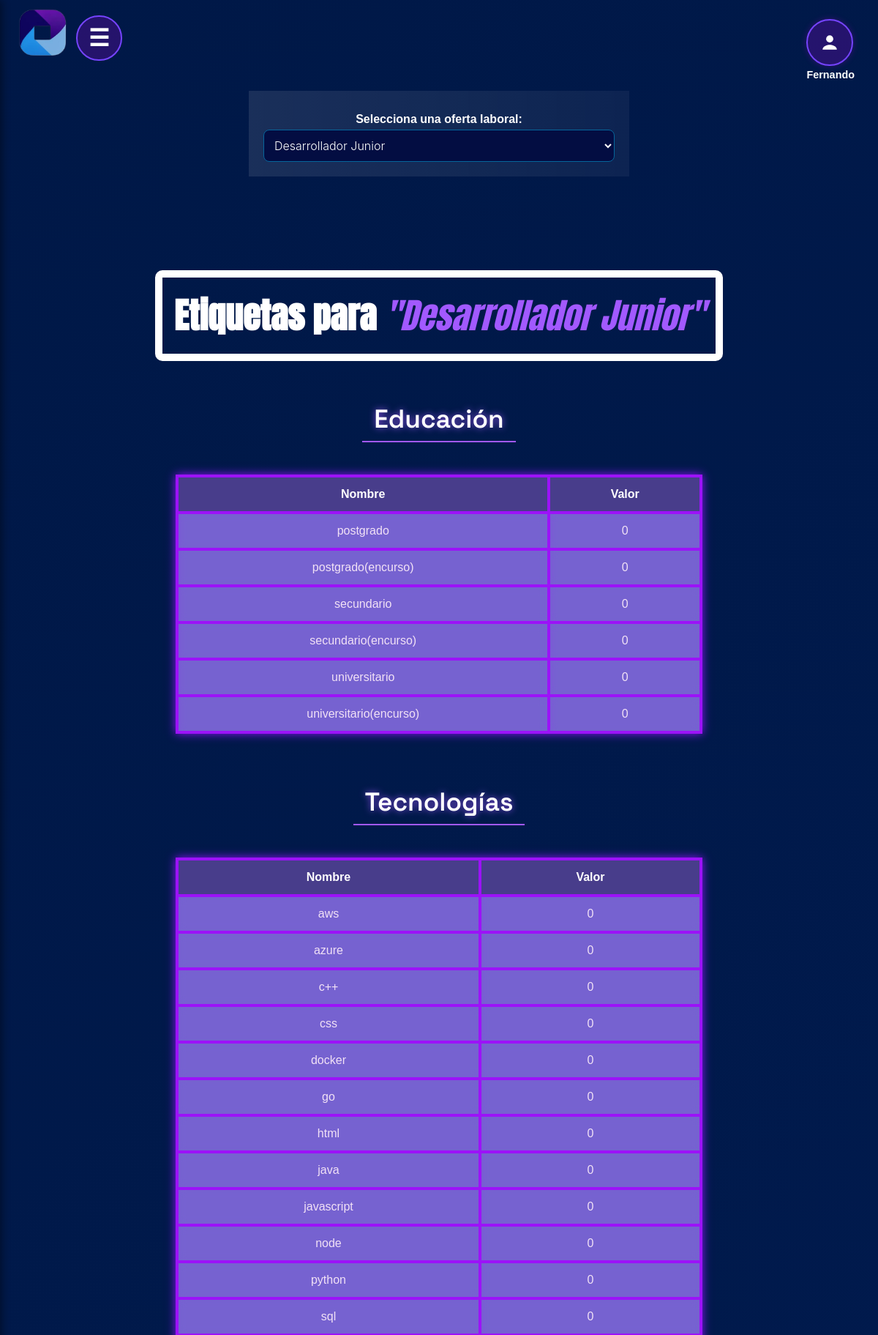
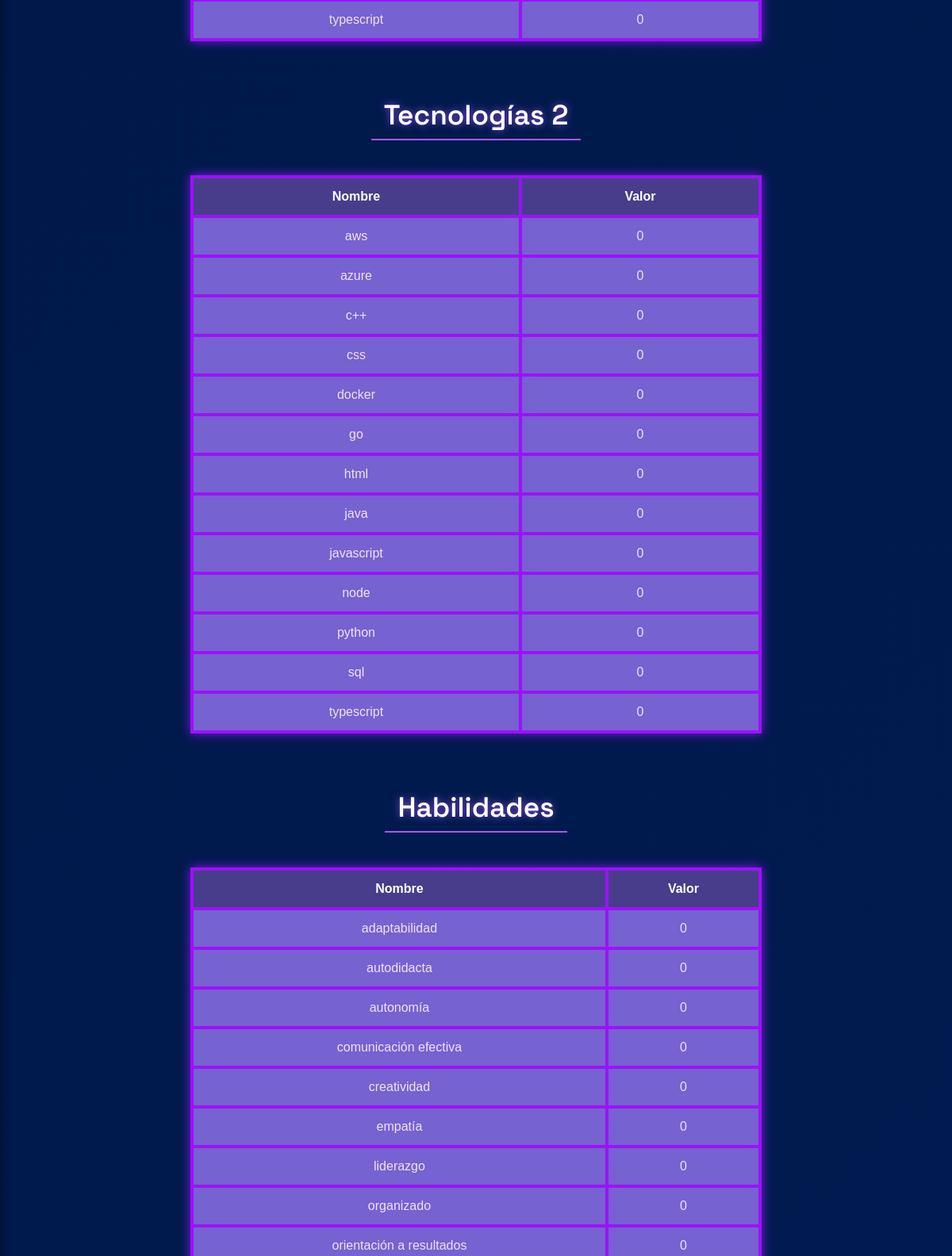
/etiquetas (signed in, upper part), run on the app's committed database (2 pictures, top to bottom).
### app.py (models this page shows)
class OfertaLaboral(db.Model):
    __tablename__ = "oferta_laboral"
    idOfer = db.Column(db.Integer, primary_key=True, autoincrement=True)
    nombre = db.Column(db.String(200), nullable=False, unique=True)
    fecha_cierre = db.Column(db.DateTime, nullable=False)
    max_candidatos = db.Column(db.Integer, nullable=False)
    cant_candidatos = db.Column(db.Integer, nullable=False, default=0)
    remuneracion = db.Column(db.String(50), nullable=False)
    beneficio = db.Column(db.String(200), nullable=True)
    estado = db.Column(db.String(50), nullable=False, default="Activa")
    modalidad = db.Column(db.String(20), nullable=False)
    usuario_responsable = db.Column(db.String(100), nullable=False)
    postulaciones = db.relationship("Postulacion", back_populates="oferta", cascade="all, delete-orphan", lazy=True)
    educaciones = db.relationship("OfertaEducacion", back_populates="oferta", lazy=True)
    tecnologias = db.relationship("OfertaTecnologia", back_populates="oferta", lazy=True)
    tecnologias2 = db.relationship("OfertaTecnologia2", back_populates="oferta", lazy=True)
    habilidades = db.relationship("OfertaHabilidad", back_populates="oferta", lazy=True)
    habilidades2 = db.relationship("OfertaHabilidad2", back_populates="oferta", lazy=True)

class Educacion(db.Model):
    __tablename__ = 'educacion'
    idedu = db.Column(db.Integer, primary_key=True)
    nombre = db.Column(db.String(100), nullable=False, unique=True)

### app.py (the view)
@app.route("/etiquetas", methods=["GET", "POST"])
@login_required(roles=["Admin_RRHH"])
def mostrar_etiquetas(idOfer=None):
    ofertas = OfertaLaboral.query.all()
    ofertas_activas = OfertaLaboral.query.filter_by(estado="Activa").all()
    if not idOfer:
        idOfer = request.form.get("idOfer") if request.method == "POST" else request.args.get("idOfer")
        if not idOfer and ofertas:
            idOfer = ofertas[0].idOfer
    educaciones, tecnologias, habilidades, tecnologias2, habilidades2 = [], [], [], [], []
    if idOfer:
        oferta = OfertaLaboral.query.get(idOfer)
        educaciones = OfertaEducacion.query.filter_by(idOfer=idOfer).all()
        tecnologias = OfertaTecnologia.query.filter_by(idOfer=idOfer).all()
        habilidades = OfertaHabilidad.query.filter_by(idOfer=idOfer).all()
        tecnologias2 = OfertaTecnologia2.query.filter_by(idOfer=idOfer).all()
        habilidades2 = OfertaHabilidad2.query.filter_by(idOfer=idOfer).all()
        df_edu = pd.DataFrame([{"Nombre": e.educacion.nombre, "Valor": e.importancia} for e in educaciones]) if educaciones else pd.DataFrame()
        df_tec = pd.DataFrame([{"Nombre": t.tecnologia.nombre, "Valor": t.importancia} for t in tecnologias]) if tecnologias else pd.DataFrame()
        df_hab = pd.DataFrame([{"Nombre": h.habilidad.nombre, "Valor": h.importancia} for h in habilidades]) if habilidades else pd.DataFrame()
        df_tec2 = pd.DataFrame([{"Nombre": t2.tecnologia2.nombre, "Valor": t2.importancia} for t2 in tecnologias2]) if tecnologias2 else pd.DataFrame()
        df_hab2 = pd.DataFrame([{"Nombre": h2.habilidad2.nombre, "Valor": h2.importancia} for h2 in habilidades2]) if habilidades2 else pd.DataFrame()
        tabla_edu = df_edu.to_html(classes="table table-bordered", index=False) if not df_edu.empty else "<p>No hay etiquetas de educación</p>"
        tabla_tec = df_tec.to_html(classes="table table-bordered", index=False) if not df_tec.empty else "<p>No hay etiquetas de tecnología</p>"
        tabla_tec2 = df_tec2.to_html(classes="table table-bordered", index=False) if not df_tec2.empty else "<p>No hay etiquetas de tecnología secundaria</p>"
        tabla_hab = df_hab.to_html(classes="table table-bordered", index=False) if not df_hab.empty else "<p>No hay etiquetas de habilidades</p>"
        tabla_hab2 = df_hab2.to_html(classes="table table-bordered", index=False) if not df_hab2.empty else "<p>No hay etiquetas de habilidades secundarias</p>"
    else:
        oferta, tabla_edu, tabla_tec, tabla_tec2, tabla_hab, tabla_hab2 = None, "", "", "", "", ""
    return render_template("etiquetas.html",
                           ofertas=ofertas,
                           ofertas_activas=ofertas_activas,
                           oferta=oferta,
                           idOfer=idOfer,
                           tabla_edu=tabla_edu,
                           tabla_tec=tabla_tec,
                           tabla_hab=tabla_hab,
                           tabla_tec2=tabla_tec2,
                           tabla_hab2=tabla_hab2,
                           educaciones=educaciones,
                           tecnologias=tecnologias,
                           habilidades=habilidades,
                           tecnologias2=tecnologias2,
                           habilidades2=habilidades2)

### app.py (called while the page is built)
def login_required(roles=None):
    def decorator(f):
        @wraps(f)
        def wrapped(*args, **kwargs):
            if 'username' not in session:
                return redirect(url_for('login'))
            if roles and session.get('type') not in roles:
                return "Acceso no autorizado"
            return f(*args, **kwargs)
        return wrapped
    return decorator

### templates/etiquetas.html (shortened to what this page needs)
<!DOCTYPE html>
<html lang="es">
<head>
    <link rel="stylesheet" href="{{ url_for('static', filename='etiquetas.css') }}">
    <link rel="stylesheet" href="https://cdnjs.cloudflare.com/ajax/libs/font-awesome/6.5.0/css/all.min.css">
</head>
<header>
        <div class="logo">
            <img src="{{ url_for('static', filename='images/logoApptitudAI.png') }}" alt="AI Logo">
        </div>
<label for="menu-toggle" class="menu-icon">&#9776;</label>
    <div class="user-menu-wrapper">
  <label for="user-toggle" class="user-main">
    <div class="user-button">
      <svg viewBox="0 0 16 16" xmlns="http://www.w3.org/2000/svg" width="26" height="26">
        <circle cx="8" cy="5" r="3" fill="#ffffff"/>
        <path d="M2 14c0-3 4-4 6-4s6 1 6 4" fill="#ffffff"/>
      </svg>
    </div>
    <div class="user-name">
      <p style="color: white; margin: 4px 0 0 0; font-size: 0.9rem;">{{ session.get('username') }}</p>
    </div>
  </label>
</div>
    </header>
<body class="container mt-4">
    <form method="GET" action="{{ url_for('mostrar_etiquetas') }}">
        <label for="idOfer">Selecciona una oferta laboral:</label>
        <select name="idOfer" onchange="this.form.submit()">
            {% for ofer in ofertas %}
                <option value="{{ ofer.idOfer }}" {% if ofer.idOfer == idOfer %}selected{% endif %}>
                    {{ ofer.nombre }}
                </option>
            {% endfor %}
        </select>
    </form>
    {% if oferta %}
       <h1>Etiquetas para  <span class="subtitulo">"{{ oferta.nombre }}"</span></h1>
        <h3 class="titulo-centrado">Educación</h3>
{{ tabla_edu|safe }}
<h3 class="titulo-centrado">Tecnologías</h3>
{{ tabla_tec|safe }}
<h3 class="titulo-centrado">Tecnologías 2</h3>
{{ tabla_tec2|safe }}
<h3 class="titulo-centrado">Habilidades</h3>
{{ tabla_hab|safe }}
    {% else %}
        <p>No hay ofertas laborales disponibles.</p>
    {% endif %}
</body>
</html>

### static/etiquetas.css (style rules this page uses)
html { background: linear-gradient(to bottom, #000000, #353535); }
body { display: flex; flex-direction: column; min-height: 100vh; margin: 0; padding: 0; font-family: 'Poppins', sans-serif; color: #ffffff; background: linear-gradient(135deg, #001847, #011d55, #2a0047, #390061); background-size: 400% 400%; animation: gradient 15s ease infinite; }
header { display: flex; flex-wrap: nowrap; align-items: center; justify-content: space-between; width: 100%; box-sizing: border-box; top: 0; z-index: 10; position: relative; padding: 10px 20px; background-color: transparent; }
header .logo img { margin-left: 5px; max-height: 70px; max-width: 100%; }
h1 { font-family: 'Anton', sans-serif; font-size: 3rem; font-weight: 600; color: #ffffff; text-align: center; margin: 3rem auto 1rem; border-radius: 10px; border: 10px solid #ffffff; padding: 1rem; animation: elevar 2s ease-out forwards; text-shadow: none; box-shadow: none; }
h1 .subtitulo { font-style: italic; color: #a259ff; font-weight: 500; }
form { position: relative; animation: elevar 2s ease-out forwards; margin: 30px auto; padding: 20px; background: linear-gradient( to right, rgba(255, 255, 255, 0.1), rgba(255, 255, 255, 0.05) ); color: #ffffff ; width: 40%; text-align: center; margin-bottom: 80px; overflow: hidden; }
.titulo-centrado { font-family: 'Space Grotesk', sans-serif; text-align: center; font-size: 2.2rem; font-weight: 600; color: #ffffff; text-shadow: 0 0 10px rgba(162, 89, 255, 0.8); margin-top: 2rem; margin-bottom: 1.5rem; padding: 0.5rem 1rem; border-bottom: 2px solid #a259ff; width: fit-content; margin-left: auto; margin-right: auto; animation: elevar 2s ease-out forwards; }
form input, form select, form textarea { width: 100%; font-weight: 300; font-family: 'Inter', 'Segoe UI', sans-serif; box-sizing: border-box; max-width: 500px; min-width: 250px; margin: 0 auto; display: block; background-color: rgb(3, 13, 66); border-color: rgb(5, 101, 155); }
input, select, button { outline: none; margin: 10px 0; padding: 10px; font-size: 16px; border: 1px solid #ffffff; border-radius: 8px; background-color: rgba(2, 180, 204, 0.747); color: #ffffff; }
label { display: block; margin: 10px 0 5px; font-weight: bold; }
table { max-width: 60%; width: 100%; border-collapse: separate; border-spacing: 0; background-color: rgba(106, 90, 205); color: rgba(255, 240, 250, 0.9); border-radius: none; border: 2px solid rgb(156, 18, 248); box-shadow: 0 0 12px rgb(137, 18, 248); transition: all 0.3s ease-in-out; animation: elevar 1.5s ease-out forwards; margin: 20px auto 30px auto; backdrop-filter: blur(8px); }
table th, table td { padding: 14px 18px; text-align: center; border: 2px solid rgb(156, 18, 248); backdrop-filter: blur(6px); }
table th { background-color: rgba(72, 61, 139); color: #fff; font-weight: bold; }
table tr:nth-child(odd), table tr:nth-child(even) { background-color: rgba(255, 192, 240, 0.08); }
.user-menu-wrapper { position: absolute; top: 1rem; right: 2rem; }
.user-main { cursor: pointer; }
.user-button { background-color: rgba(183, 0, 255, 0.2); border: 2px solid #7644ff; box-shadow: 0 0 8px rgba(161, 0, 201, 0.3); border-radius: 50%; width: 60px; height: 60px; display: flex; align-items: center; justify-content: center; transition: background-color 0.3s; }
.menu-icon { font-size: 2rem; cursor: pointer; position: absolute; top: 0.7rem; left: 300px; background-color: rgba(183, 0, 255, 0.2); padding: 10px 15px; border-radius: 60px; border: 2px solid #7644ff; color: white; transition: left 0.4s ease; }
.menu-toggle:not(:checked) ~ .menu-icon { left: 6.5rem; }
.user-name { text-align: center; }

### data on the page
OfertaLaboral: get "Fernando", nombre "Desarrollador Junior"
Educacion: nombre "Nombre Valor postgrado 0 postgrado(encurso) 0 secundario 0 secundario(encurso) 0 universitario 0 universitario(encurso) 0"

### other printed values
{{ tabla_tec|safe }} "Nombre Valor aws 0 azure 0 c++ 0 css 0 docker 0 go 0 html 0 java 0 javascript 0 node 0 python 0 sql 0 typescript 0"
{{ tabla_tec2|safe }} "Nombre Valor aws 0 azure 0 c++ 0 css 0 docker 0 go 0 html 0 java 0 javascript 0 node 0 python 0 sql 0 typescript 0"
{{ tabla_hab|safe }} "Nombre Valor adaptabilidad 0 autodidacta 0 autonomía 0 comunicación efectiva 0 creatividad 0 empatía 0 liderazgo 0 organizado 0 orientación a resultados 0"
form field idOfer "Desarrollador Junior"
